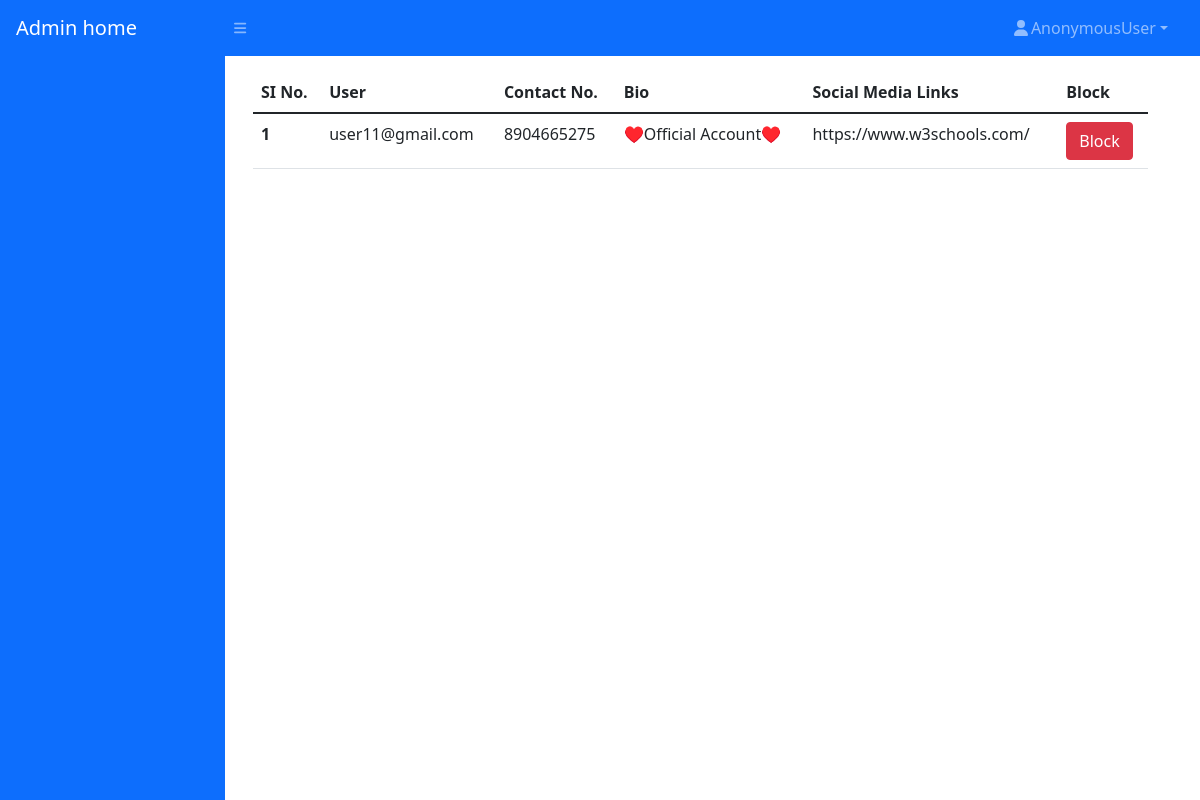
The page /adminhome on the database its author committed.
### CRUDApp/models.py (models this page shows)
class Profile(models.Model):
     user = models.ForeignKey(Login, on_delete=models.CASCADE, related_name='user')
     phone_no = models.CharField(max_length=50)
     photo = models.ImageField(upload_to='media/uploads', blank=True)
     Bio = models.CharField(max_length=200)
     SocialMediaLinks = models.CharField(max_length=100)
     CourseName = models.CharField(max_length=100)
     CourseDuration = models.CharField(max_length=100)
     YearOfPassing = models.CharField(max_length=50)
     Percentage = models.CharField(max_length=10)
     CompanyNameORInternshipName = models.CharField(max_length=200)
     DurationOfJobORInternship = models.CharField(max_length=100)
     YourJobDescription = models.CharField(max_length=500)
     SallaryORStipendInLPA = models.CharField(max_length=50)
     ProjectName = models.CharField(max_length=200)
     DurationOfProject = models.CharField(max_length=100)
     ProjectDescription = models.CharField(max_length=1000)
     YourRoleInProject = models.CharField(max_length=100)

class Login(AbstractUser):
    is_user = models.BooleanField(default=False)

### CRUDApp/views.py (the view)
# urls.py: path('adminhome', views.adminhome, name='adminhome'),
def adminhome(request):
    ad = Profile.objects.all()
    return render(request,'adminhome.html',{'ad':ad})

### templates/adminhome.html (shortened to what this page needs)
<!DOCTYPE html>
<html lang="en">
{% load static %}
    <head>
        <link href="https://cdn.jsdelivr.net/npm/simple-datatables@latest/dist/style.css" rel="stylesheet" />
        <link href="{% static 'static1/css/styles.css' %}" rel="stylesheet" />
    </head>
    <body class="sb-nav-fixed">
        <nav class="sb-topnav navbar navbar-expand navbar-dark bg-primary">
            <a class="navbar-brand ps-3" href="index.html">Admin home</a>
            <button class="btn btn-link btn-sm order-1 order-lg-0 me-4 me-lg-0" id="sidebarToggle" href="#!"><i class="fas fa-bars"></i></button>
            <ul class="navbar-nav ms-auto ms-md-0 me-3 me-lg-4">
                <li class="nav-item dropdown">
                    <a class="nav-link dropdown-toggle" id="navbarDropdown" href="#" role="button" data-bs-toggle="dropdown" aria-expanded="false"><i class="fas fa-user fa-fw"></i>{{ request.user }}</a>
                </li>
            </ul>
        </nav>
        <div id="layoutSidenav">
            <div id="layoutSidenav_nav">
                <nav class="sb-sidenav accordion bg-primary" id="sidenavAccordion">
                    <div class="sb-sidenav-menu">
                </nav>
            </div>
            <div id="layoutSidenav_content">
                <main>
                    <div class="container-fluid px-4">
                        <div class="row">
                        <div class="row">
<div class="card-body">
        <table class="table">
  <thead>
    <tr>
       <th scope="col">SI No.</th>
       <th scope="col">User</th>
       <th scope="col">Contact No.</th>
        <th scope="col">Bio</th>
        <th scope="col">Social Media Links</th>
       <th scope="col">Block</th>
    </tr>
  </thead>
  <tbody>
              {% for i in ad %}
    <tr>
      <th scope="row">{{forloop.counter}}</th>
      <td>{{i.user}}</td>
      <td>{{i.phone_no}}</td>
      <td>{{i.Bio}}</td>
      <td>{{i.SocialMediaLinks}}</td>
      <td><form action="{% url 'userdelete' i.id %}" method="post">{% csrf_token %}
        <button type="submit" class="btn btn-danger">Block</button></form></td>
    </tr>
       {% endfor %}
</tbody>
      </div>
 </div>
                            </div>
                        </div>
                            </div>
                        </div>
    </body>
</html>

### rows shown on the page
Profile: user "user11@gmail.com", phone_no "8904665275", Bio "♥️Official Account♥️", SocialMediaLinks "https://www.w3schools.com/"

### other values the page prints
{{ request.user }} "AnonymousUser"
